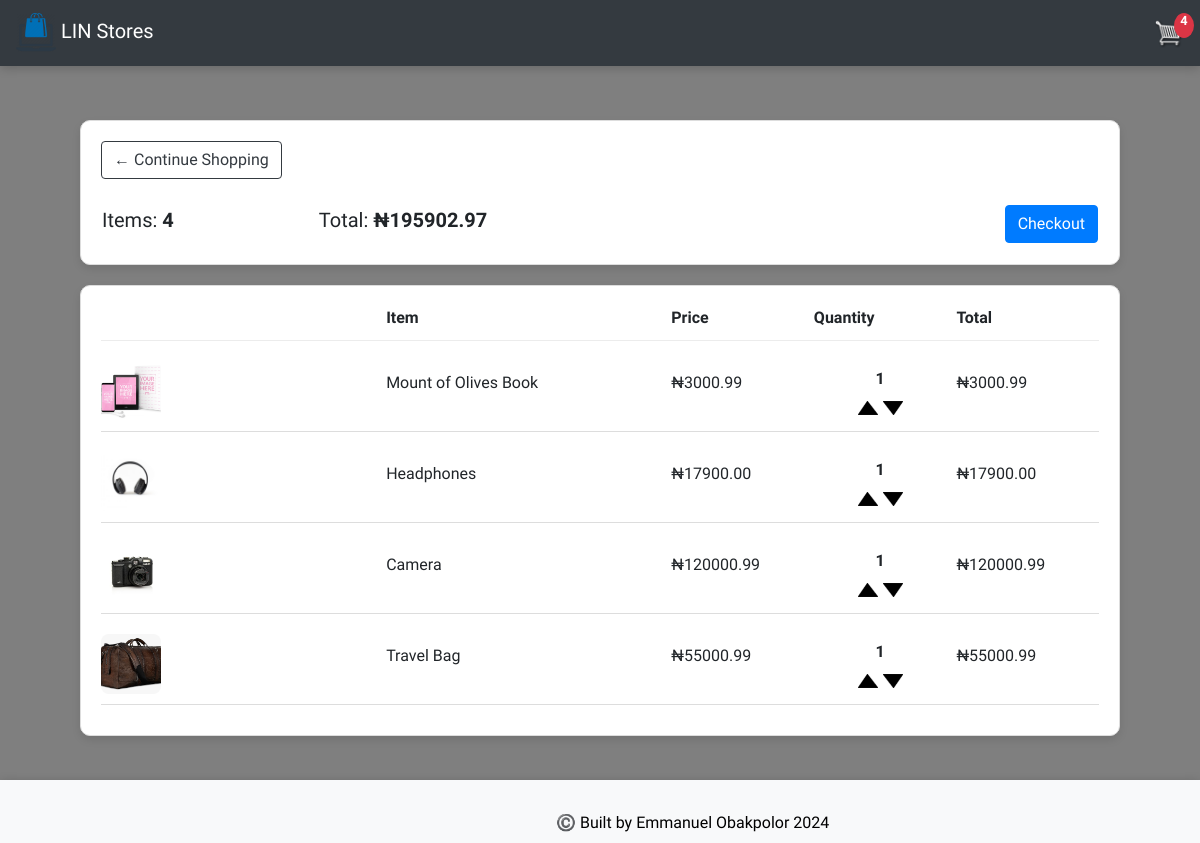
The app's page /cart/ (signed in) with its own data.
### store/models.py (models this page shows, shortened)
class Order(models.Model):
    customer = models.ForeignKey(Customer, on_delete=models.SET_NULL, null=True, blank=True)
    date_order = models.DateTimeField(auto_now_add=True)
    complete = models.BooleanField(default=False, null=True, blank=True)
    transaction_id = models.CharField(max_length=200, null=True)
    @property
    def get_cart_total(self):
        orderitems = self.orderitem_set.all()
        total = sum([item.get_total for item in orderitems])
        return total
    @property
    def get_cart_items(self):
        orderitems = self.orderitem_set.all()
        total = sum([item.quantity for item in orderitems])
        return total

class OrderItem(models.Model):
    product = models.ForeignKey(Product, on_delete=models.SET_NULL, null=True)
    order = models.ForeignKey(Order, on_delete=models.SET_NULL, null=True)
    quantity = models.IntegerField(default=0, null=True, blank=True)
    date_added = models.DateTimeField(auto_now_add=True)
    @property
    def get_total(self):
        total = self.product.price * self.quantity
        return total

class Product(models.Model):
    name = models.CharField(max_length=200, null=True)
    price = models.FloatField(null=True)  # Removed max_length as it's not necessary for FloatField
    digital = models.BooleanField(default=False, null=True, blank=True)
    image = models.ImageField(upload_to='products/', null=True, blank=True)  # Use upload_to to specify the directory
    description = models.TextField(null=True, blank=True)  # New description field
    category = models.CharField(max_length=100, null=True, blank=True)  # Category of the product
    brand = models.CharField(max_length=100, null=True, blank=True)  # Brand of the product
    specifications = models.JSONField(null=True, blank=True)  # Store detailed specifications as JSON
    stock = models.PositiveIntegerField(default=0)  # Number of items in stock
    created_at = models.DateTimeField(auto_now_add=True)  # Timestamp for when the product was created
    updated_at = models.DateTimeField(auto_now=True)  # Timestamp for when the product was last updated
    @property
    def imageURL(self):
        try:
            url = self.image.url
        except:
            url = ''
        return url

### store/views.py (the view)
# urls.py: path('cart/', views.cart, name="cart"),
def cart(request):
    data = cartData(request)
    cartItems = data['cartItems']
    order = data['order']
    items = data['items']
    context = {'items': items, 'order': order, 'cartItems': cartItems}
    return render(request, 'store/cart.html', context)

### store/utils.py (called while the page is built)
def cartData(request):
    if request.user.is_authenticated:
        customer = request.user.customer
        order, created = Order.objects.get_or_create(customer=customer, complete=False)
        items = order.orderitem_set.all()
        cartItems = order.get_cart_items
    else:
        cookieData = cookieCart(request)
        cartItems = cookieData['cartItems']
        order = cookieData['order']
        items = cookieData['items']
    return {'cartItems': cartItems, 'order': order, 'items': items}

### templates/store/cart.html (shortened to what this page needs)
{% extends 'store/main.html' %}
{% load static %}
{% block content %}
	<div class="row" style="margin: 20px;">
		<div class="col-lg-12">
			<div class="box-element" style="padding: 20px; border: 1px solid #ddd; border-radius: 10px; box-shadow: 0 4px 8px rgba(0, 0, 0, 0.1);">
				<a class="btn btn-outline-dark" href="{% url 'store' %}" style="margin-bottom: 15px;">&#x2190; Continue Shopping</a>
				<table style="width: 100%; margin-top: 10px;">
					<tr>
						<th style="text-align: left;"><h5>Items: <strong>{{ order.get_cart_items }}</strong></h5></th>
						<th style="text-align: left;"><h5>Total: <strong>₦{{ order.get_cart_total|floatformat:2 }}</strong></h5></th>
						<th style="text-align: right;">
							<a id="checkoutButton" class="btn btn-primary" href="{% url 'checkout' %}">Checkout</a>
						</th>
					</tr>
				</table>
			</div>
			<div class="box-element" style="padding: 20px; margin-top: 20px; border: 1px solid #ddd; border-radius: 10px; box-shadow: 0 4px 8px rgba(0, 0, 0, 0.1);">
				<div class="cart-row" style="display: flex; font-weight: bold; margin-bottom: 10px;">
					<div style="flex: 2;">Item</div>
					<div style="flex: 1;">Price</div>
					<div style="flex: 1;">Quantity</div>
					<div style="flex: 1;">Total</div>
				</div>
				{% for item in items %}
				<div class="cart-row" style="display: flex; align-items: center; border-bottom: 1px solid #ddd; padding: 10px 0;">
					<div style="flex: 2;"><img src="{{ item.product.imageURL }}" style="width: 60px; height: 60px; object-fit: cover; border-radius: 8px;"></div>
					<div style="flex: 2;"><p>{{ item.product.name }}</p></div>
					<div style="flex: 1;"><p>₦{{ item.product.price|floatformat:2 }}</p></div>
					<div style="flex: 1; display: flex; flex-direction: column; align-items: center;">
						<p class="quantity" style="margin: 0; font-size: 16px;">{{ item.quantity }}</p>
						<div class="quantity" style="display: flex; gap: 5px; margin-top: 5px;">
							<img data-product="{{ item.product.id }}" data-action="add" class="chg-quantity update-cart" src="{% static 'images/arrow-up.png' %}" style="width: 20px; cursor: pointer;">
							<img data-product="{{ item.product.id }}" data-action="remove" class="chg-quantity update-cart" src="{% static 'images/arrow-down.png' %}" style="width: 20px; cursor: pointer;">
						</div>
					</div>
					<div style="flex: 1;"><p>₦{{ item.get_total|floatformat:2 }}</p></div>
				</div>
				{% endfor %}
			</div>
		</div>
	</div>
{% endblock content %}

### static/css/main.css (style rules this page uses)
body { background-color: hsla(0, 74%, 8%, 0.598); }
h1,h2,h3,h4,h5,h6 { color:hsl(0, 0%, 30%); }
.box-element { box-shadow:hsl(0, 0%, 80%) 0 0 16px; background-color: #fff; border-radius: 4px; padding: 10px; }
.col-lg-4, .col-lg-6, .col-lg-8, .col-lg-12 { margin-top: 10px; }
.btn { border-radius: 0; }
.cart-row { display: flex; align-items: flex-start; padding-bottom: 10px; margin-bottom: 10px; border-bottom: 1px solid #ececec; }
.quantity { display: inline-block; font-weight: 700; padding-right:10px; }
.chg-quantity { width: 12px; cursor: pointer; display: block; margin-top: 5px; transition:.1s; }

### records on screen
Order: get_cart_items "4", get_cart_total "195902.97"
OrderItem: product.imageURL (picture), product.name "Mount of Olives Book", product.price "3000.99", quantity "1", get_total "3000.99"
OrderItem: product.imageURL (picture), product.name "Headphones", product.price "17900.00", quantity "1", get_total "17900.00"
OrderItem: product.imageURL (picture), product.name "Camera", product.price "120000.99", quantity "1", get_total "120000.99"
OrderItem: product.imageURL (picture), product.name "Travel Bag", product.price "55000.99", quantity "1", get_total "55000.99"

### other values on screen
{{ cartItems }} "4"
